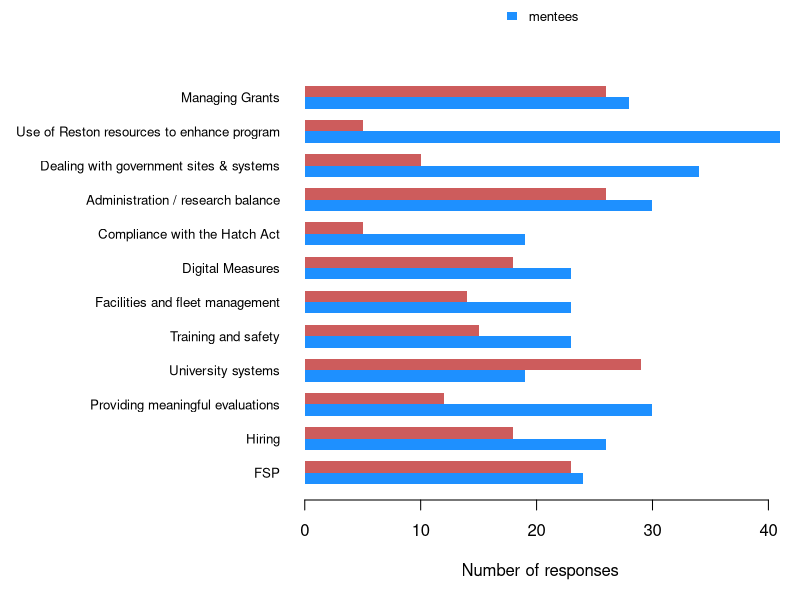

Write the R code that produced this figure.
## plot_data.R

## this script cleans up the raw survey data for summarizing and plotting

#### inits ####

library(here)
library(dplyr)

#### read data ####

data_raw <- readr::read_csv(here("data", "raw", "cru_peer_mentoring_survey.csv"))

#### admin ####

## admin data
data_admin <- data_raw %>%
  select(starts_with("Administration"))

## mentoring format
format_admin <- data_admin %>%
  select(contains("format"))

## format == depends
format_admin %>%
  pull() %>%
  grepl(pattern = "Depends")

## format == one-on-one
format_admin %>%
  pull() %>%
  grepl(pattern = "One")


## admin responses
responses_admin <- data_admin %>%
  select(!contains("format")) %>%
  select(!contains("other topics"))
  
## number of mentees
mentees <- (responses_admin == "Mentee" | responses_admin == "Mentor;Mentee") %>%
  apply(2, sum, na.rm = TRUE)

## number of mentors
mentors <- (responses_admin == "Mentor" | responses_admin == "Mentor;Mentee") %>%
  apply(2, sum, na.rm = TRUE)

## matrix of data for plotting
data_plot <- rbind(mentees, mentors)

## list of topics
topics <- responses_admin %>%
  colnames() %>%
  sub(pattern = "(^.*\\[)(.*)(\\])", replacement = "\\2")

## plot summary info
par(mai = c(0.9, 2.9, 0.6, 0.1),
    omi = rep(0.1, 4))
barplot(data_plot, beside = TRUE,
        col = c("dodgerblue", "indianred"), border = NA,
        names.arg = topics,
        legend.text = TRUE,
        args.legend = list(x = "top", inset = -0.2, bty = "n", border = NA,
                           xpd = TRUE, cex = 0.8),
        horiz = TRUE, las = 1, cex.names = 0.8,
        xlab = "Number of responses")

